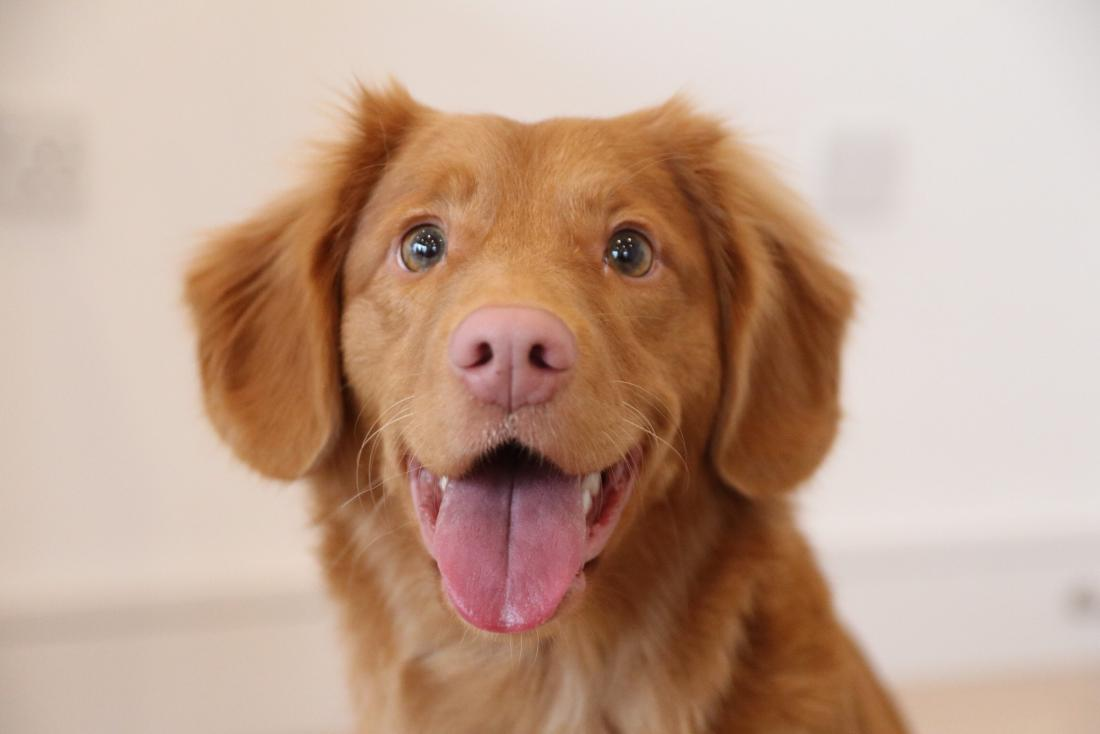
#> input picture (Part1) 인공지능에 대한 개념과 준비/source/dog.jpg, 1100 x 734 px
$ jupyter execute 'cv  이미지 시각화.ipynb'   (shell and % lines are left out)
#> lines starting #> are read from the running program, lines starting #| are printed output that depends on the picture
## package 불러오기

[cell 1]
import numpy as np
from PIL import Image
import matplotlib.pyplot as plt

---

## 이미지 파일 열기

opencv로도 열수 있지만, shape 순서가 바뀔 때도 있어서 PIL로 여는 것을 개인적으로 선호

[cell 2]
path = 'source/dog.jpg'  # 절대경로로 'C:/Workspace/Fast Campus/source/dog.jpg'로 줄 수 있음

image_pil = Image.open(path)
#> image_pil is the input picture: PIL image 1100x734 RGB; mean R, G, B 192.9, 162.6, 143.9
image = np.array(image_pil)

---

## 이미지 들여다 보기

[cell 3]
image.shape
#> Out = (734, 1100, 3)

[cell 4]
np.max(image), np.min(image)
#> Out = (255, 0)

이미지를 열기 전에 shape 및 min, max를 통해서 이미지의 range 확인 필요

___

## 그래프로 시각화 하기

[cell 5]
plt.hist(image.ravel(), 256, [0,256])
plt.show()
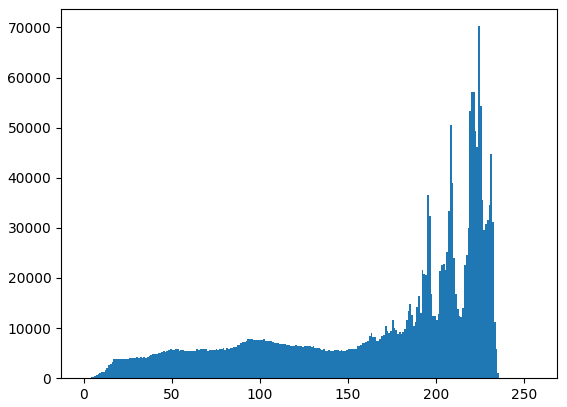
#> figure drawn by matplotlib, 1 panel; tallest bar 70241 high, from x = 224 to 225

---

## 그림 나타내기

[cell 6]
plt.imshow(image)
plt.show()

---
## 이미지 흑백으로 열기

[cell 7]
image_bw = image_pil.convert('L')
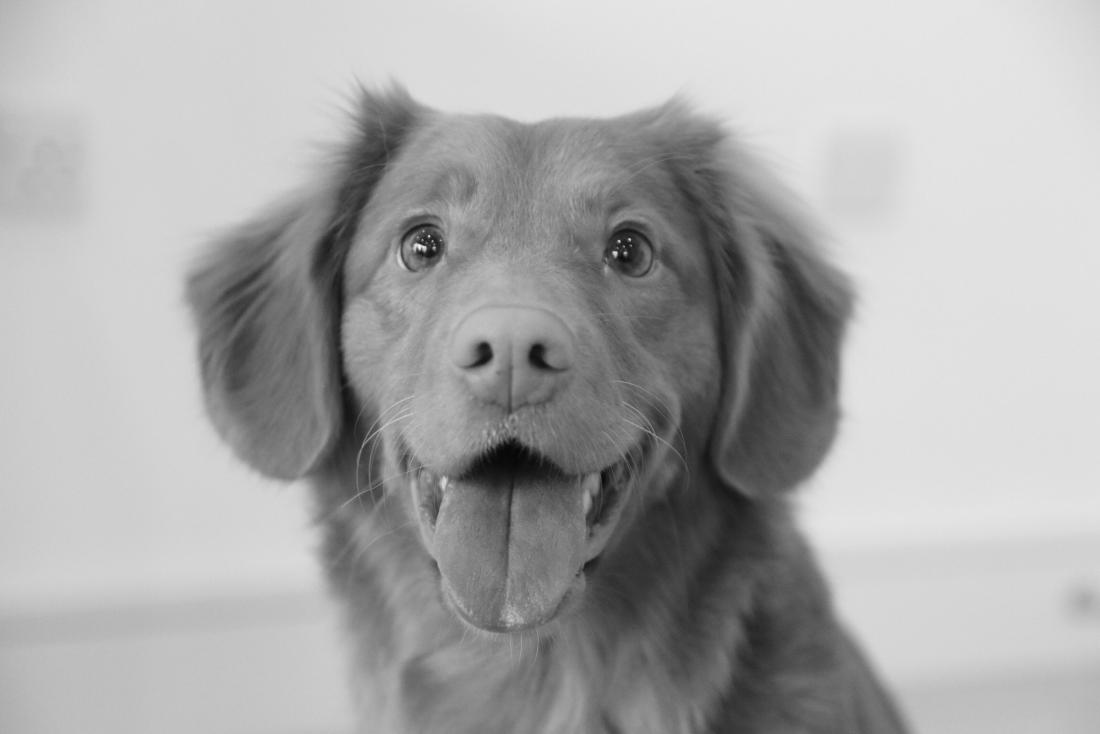
#> image_bw: PIL image 1100x734 L; min 5, max 248, mean 169.5
image_bw = np.array(image_bw)
image_bw.shape
#> Out = (734, 1100)

---
## 흑백 이미지 열기

[cell 8]
# 2개의 차원일 때는 gray scale로 열림
plt.imshow(image_bw)
plt.show()

---
### 다른 색상으로 cmap 표현하기

### gray scale

[cell 9]
plt.imshow(image_bw, cmap='gray')
plt.show()

---

### RdBu

[cell 10]
plt.imshow(image_bw, 'RdBu')
plt.show()

---

### jet

[cell 11]
plt.imshow(image_bw, 'jet')
plt.show()

---
## Colorbar 추가하기

[cell 12]
plt.imshow(image_bw, 'jet')
plt.colorbar()
plt.show()
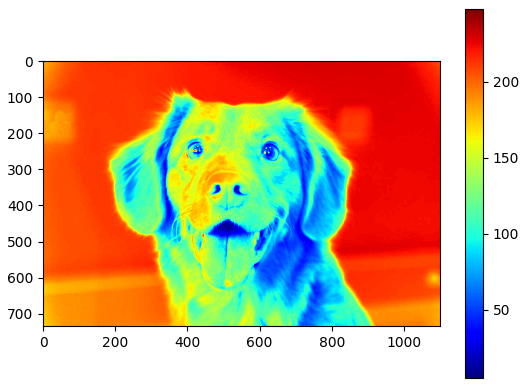
#> figure drawn by matplotlib, 2 panels

---
## 이미지 설정

이미지 보기 사이즈 조절

[cell 13]
plt.figure(figsize=(10, 20))
plt.imshow(image)
plt.show()

---
## 이미지에 제목 추가

[cell 14]
plt.title("Tiger")
plt.imshow(image)
plt.show()

---

# 두번째 이미지 열기

[cell 15]
path = 'source/cat.jpg'

image_pil = Image.open(path)
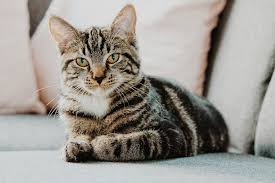
#> input picture (Part1) 인공지능에 대한 개념과 준비/source/cat.jpg, 275 x 183 px
#> image_pil is the input picture: PIL image 275x183 RGB; mean R, G, B 157.4, 153.4, 147.4
cat_image = np.array(image_pil)

---
## 두번쨰 이미지를 첫번째 이미지 모양에 맞추기

[cell 16]
cat_image.shape
#> Out = (183, 275, 3)

[cell 17]
plt.imshow(cat_image)
plt.show()

---

## 두번째 이미지 합치기 위한 준비

[cell 18]
import cv2

cat_image = cv2.resize(cat_image, \
                       (image.shape[1], image.shape[0]))
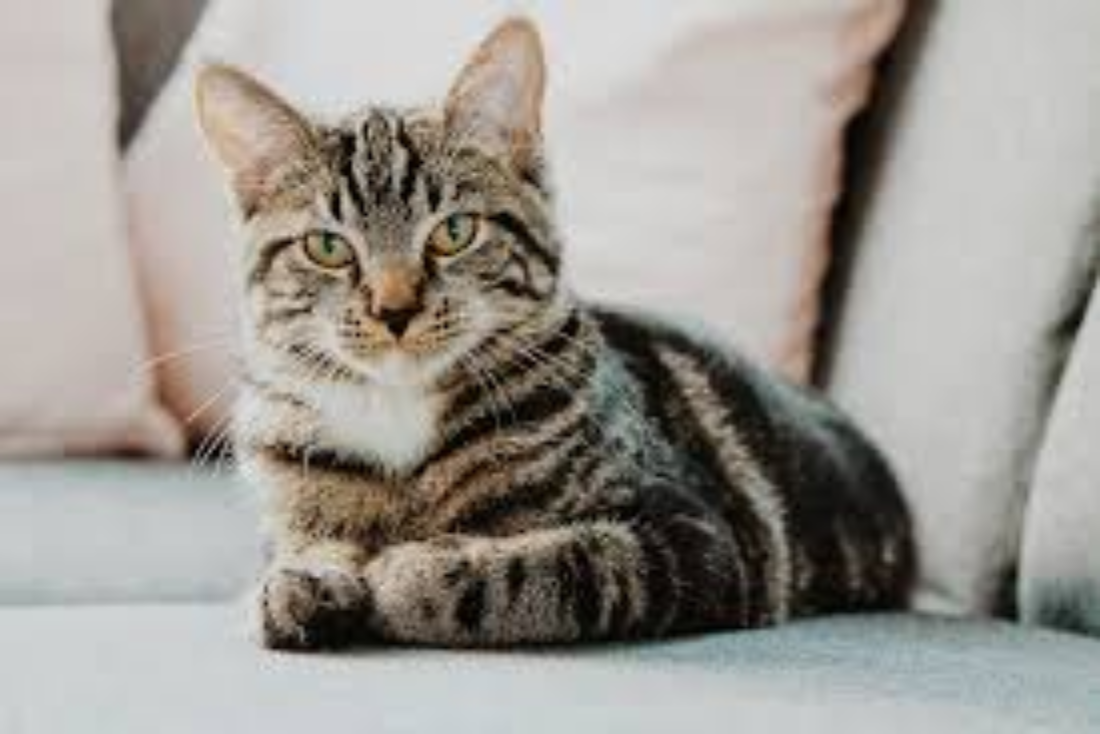
#> cat_image: shape (734, 1100, 3); mean R, G, B 157.3, 153.3, 147.3

image.shape
#> Out = (734, 1100, 3)

[cell 19]
cat_image.shape
#> Out = (734, 1100, 3)

---

## Image 합치기

[cell 20]
plt.imshow(image, alpha=0.8)
plt.imshow(cat_image, alpha=0.5)
plt.show()

---
# Subplot

[cell 21]
plt.figure(figsize=(10, 5))
plt.subplot(2, 2, 1)
plt.imshow(image)
plt.subplot(2, 2, 2)
plt.imshow(cat_image)
plt.subplot(2, 2, 3)
plt.imshow(image_bw, 'gray')
plt.show()
